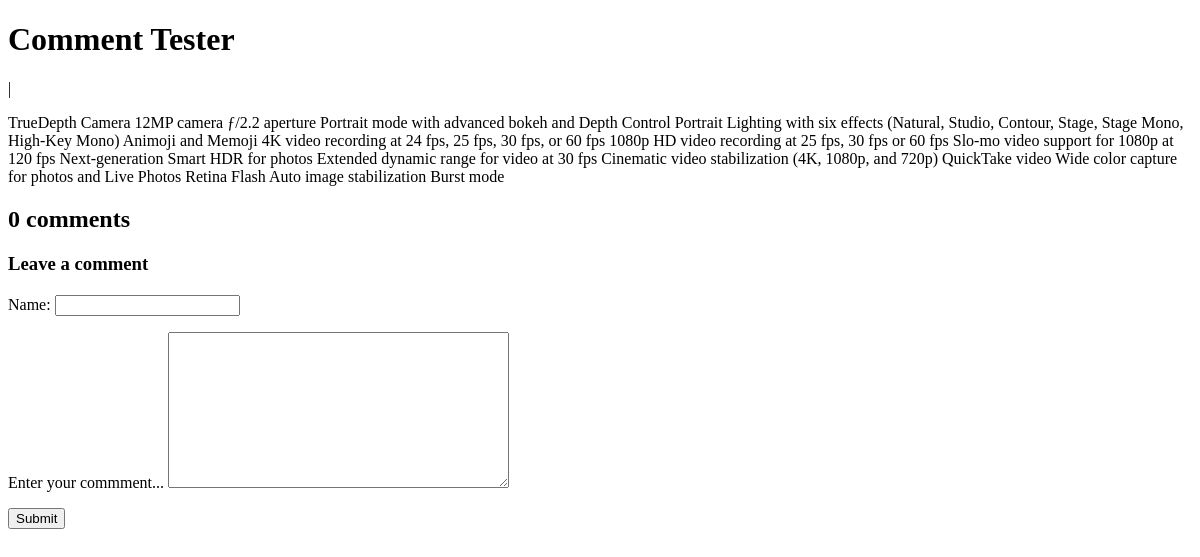
Page /product/iphone-11/tester/ on the earlier database version.
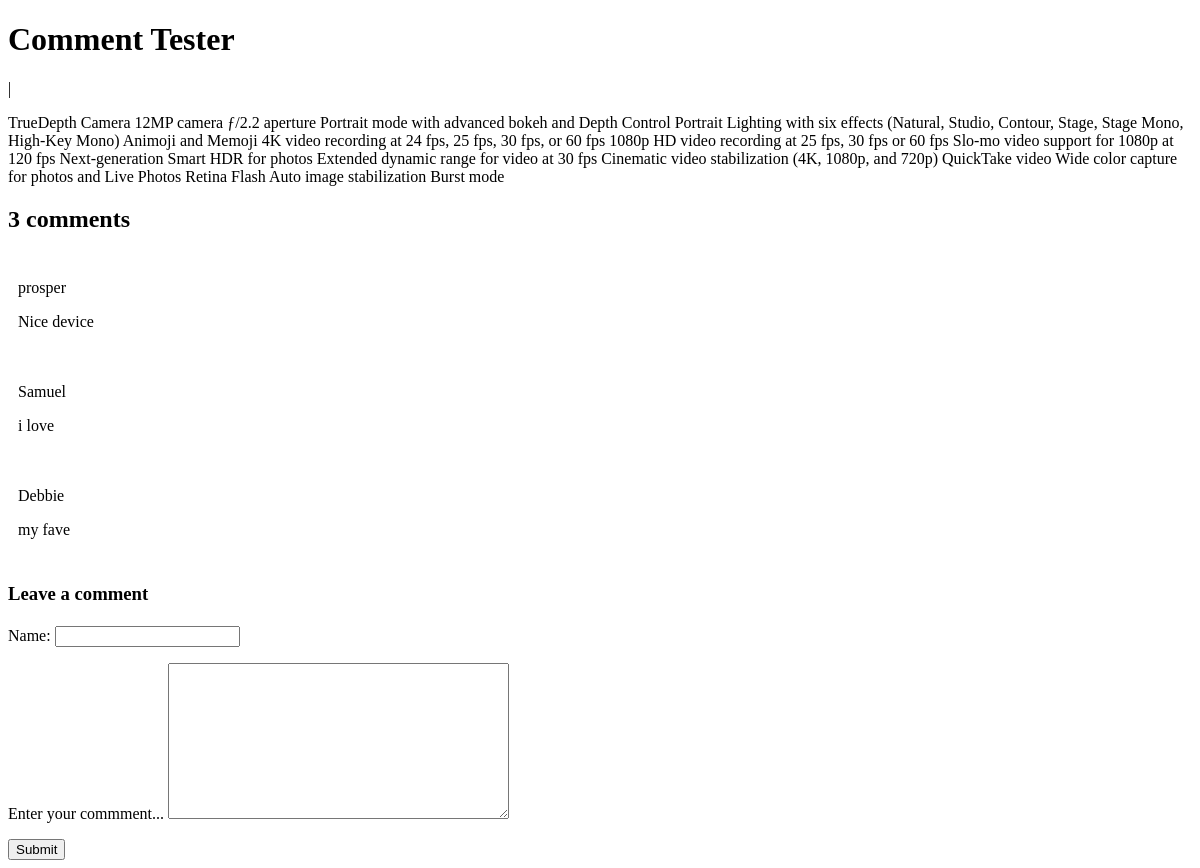
Same page on the later database version.
### store/models.py (models this page shows, shortened)
class Comment(models.Model):
    product = models.ForeignKey(Product, related_name="comments", on_delete=models.CASCADE)
    name = models.CharField(max_length=100)
    body = models.TextField('Enter your commment...')
    date_added = models.DateTimeField(auto_now_add=True)
    active = models.BooleanField(default=False)

### store/views.py (the view)
# urls.py: path("product/<slug:slug>/tester/", post_detail, name="comment_tester")
def post_detail(request, slug):
    product = get_object_or_404(Product, slug=slug)
    comments = product.comments.filter(active=True)
    new_comment = None
    if request.method == 'POST':
        comment_form = CommentForm(data=request.POST)
        if comment_form.is_valid():
            new_comment = comment_form.save(commit=False)
            new_comment.product = product
            new_comment.save()
    else:
        comment_form = CommentForm()
    return render(request, 'store/comment_tester.html', {'product': product,
                                           'comments': comments,
                                           'new_comment': new_comment,
                                           'comment_form': comment_form})

### store/forms.py
class CommentForm(forms.ModelForm):
    class Meta:
        model = Comment
        fields = ["name", "body"]

### store/templates/store/comment_tester.html (shortened to what this page needs)
<!DOCTYPE html>
<html lang="en">
<head>
</head>
<body>
    <div class="container">
        <div class="row">
          <div class="col-md-8 card mb-4  mt-3 left  top">
            <div class="card-body">
              <h1>{% block title %}Comment Tester {% endblock title %}</h1>
              <p class=" text-muted">{{ product.author }} | {{ product.created_on }}</p>
              <p class="card-text ">{{ product.description | safe }}</p>
            </div>
          </div>
          <div class="col-md-8 card mb-4  mt-3 ">
            <div class="card-body">
              <h2>{{ comments.count }} comments</h2>
              {% for comment in comments %}
              <div class="comments" style="padding: 10px;">
                <p class="font-weight-bold">
                  {{ comment.name }}
                </p>
                {{ comment.body | linebreaks }}
              </div>
              {% endfor %}
            </div>
          </div>
          <div class="col-md-8 card mb-4  mt-3 ">
            <div class="card-body">
              {% if new_comment %}
              <div class="alert alert-success" role="alert">
                Your comment is awaiting moderation
              </div>
              {% else %}
              <h3>Leave a comment</h3>
              <form method="post" style="margin-top: 1.3em;">
                {{ comment_form.as_p }}
                <button type="submit" class="btn btn-primary  btn-lg">Submit</button>
              </form>
              {% endif %}
            </div>
          </div>
        </div>
      </div>
</body>
</html>

Differences in the rows shown:
now on this page (row edited): Comment: name "prosper", body "Nice device"
now on this page (row edited): Comment: name "Samuel", body "i love"
added Comment: name "Debbie", body "my fave"
Other differences:
{{ comments.count }}: "0" → "3"
